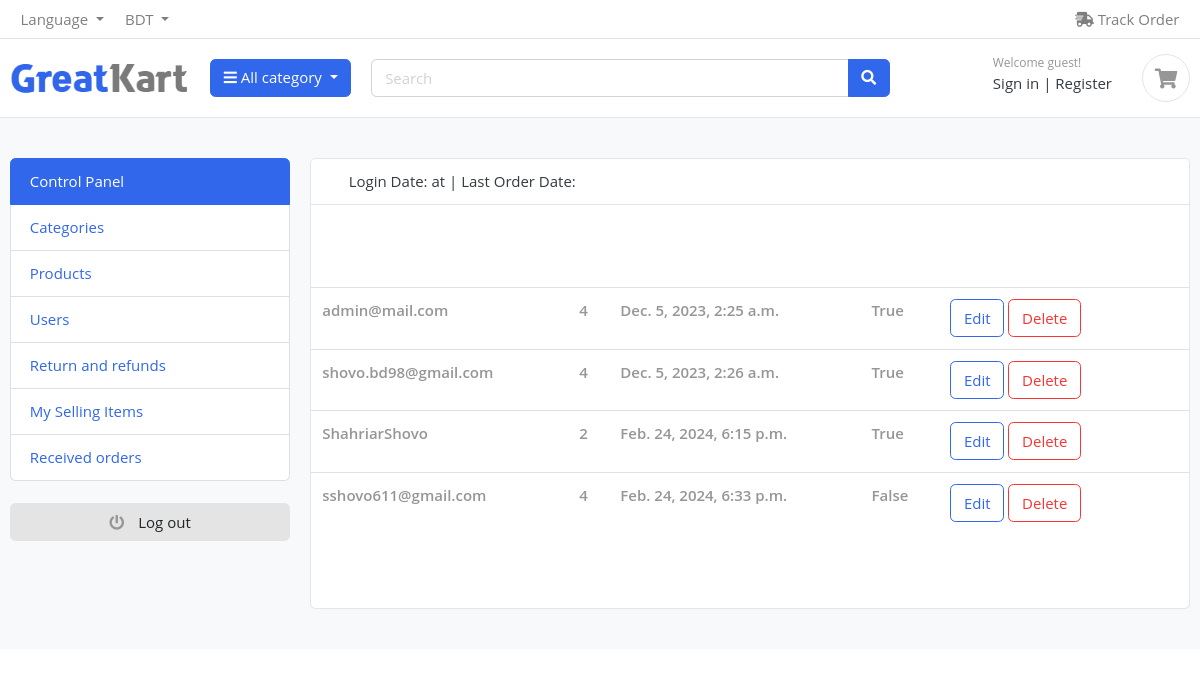
The app's page /admin_panel/user_list/, older data.
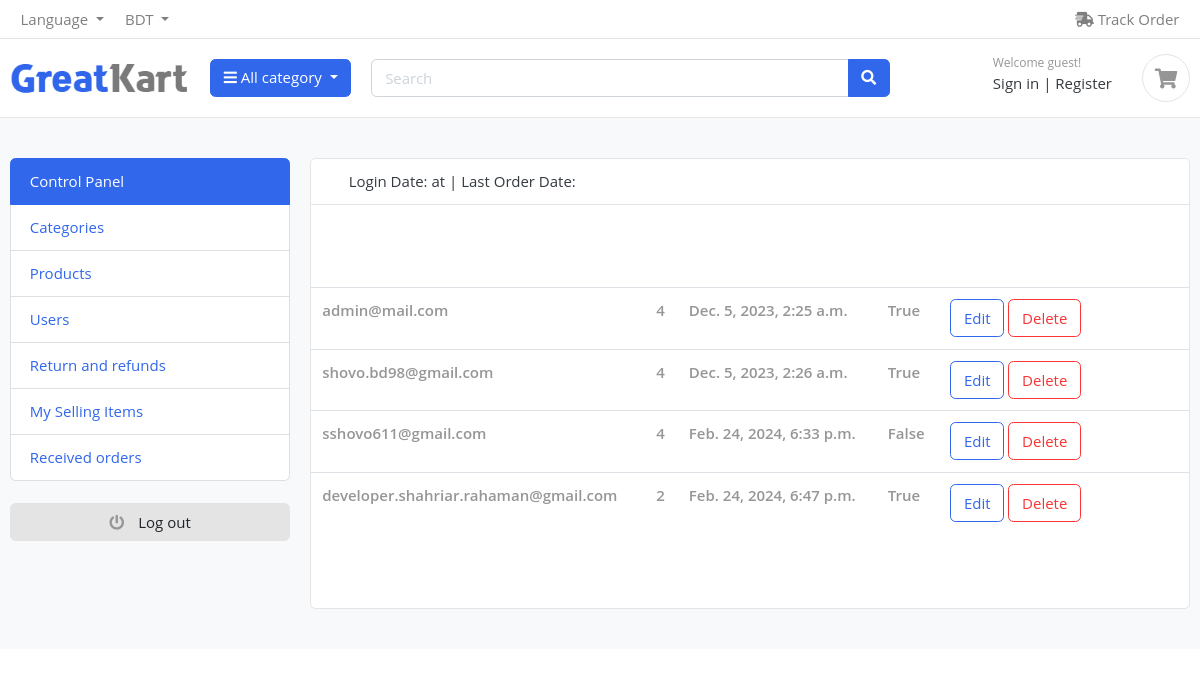
The same page, newer data.
### user_auth/models/user.py (models this page shows, shortened)
class User(AbstractBaseUser, PermissionsMixin):
    ADMIN = 1
    CUSTOMER = 2
    MALE = 1
    FEMALE = 2
    GOOGLE_SIGNUP=1
    GITHUB_SIGNUP=2
    FACEBOOK_SIGNUP=3
    SITE_SIGNUP =4
    ROLE_CHOOSED    =   ((ADMIN, 'admin'),(CUSTOMER, 'customer'),)
    GENDER_CHOOSED  =   ((MALE, 'male'),(FEMALE, 'female'))
    SIGNUP_PLATFORM =   ((GOOGLE_SIGNUP,'Login from Google'),(GITHUB_SIGNUP, 'Login from Github'),(FACEBOOK_SIGNUP,'Login from Facebook'),(SITE_SIGNUP,'Login'),)
    first_name      =   models.CharField(max_length=50, null=True, blank=True)
    last_name       =   models.CharField(max_length=50, null=True, blank=True)
    username        =   models.CharField(max_length=50, unique=True)
    email           =   models.EmailField(max_length=100, unique=True)
    role            =   models.PositiveSmallIntegerField(choices=ROLE_CHOOSED,
                                                                              blank=True, null=True)
    gender_choosed  =   models.PositiveSmallIntegerField(choices=GENDER_CHOOSED,
                                                                              blank=True, null=True)
    sign_up_platform=   models.PositiveSmallIntegerField(choices=SIGNUP_PLATFORM,
                                                                              blank=True, null=True)
    date_joined     =   models.DateTimeField(auto_now_add=True)
    last_login      =   models.DateTimeField(auto_now_add=True)
    created_date    =   models.DateTimeField(auto_now_add=True)
    modify_date     =   models.DateTimeField(auto_now=True)
    is_admin        =   models.BooleanField(default=False)
    is_staff        =   models.BooleanField(default=False)
    is_active       =   models.BooleanField(default=False)
    is_superuser    =   models.BooleanField(default=False)
    USERNAME_FIELD  =   'email'
    objects         =  UserManager()

### admin_panel/views/user/fatch_user.py (the view)
# urls.py: path('user_list/', fatch_user, name='fatch_user'),
def fatch_user(request):
    fatch_all_user = User.objects.all()
    context={
        'users' :fatch_all_user
    }
    return render(request, 'admin/dashboard/user/fatch_user.html', context=context)

### product_categories/views/brand_context_processor.py (called while the page is built)
def brands(request):
    brand_name = Product_Brand.objects.all()
    return {'brand_name': brand_name}

### product_categories/views/category_context_processors.py (called while the page is built)
def categories(request):
    category_name = Product_Categories.objects.all()
    return {'category_name' : category_name}

### system_setting/models/contact.py (called while the page is built)
    def __str__(self) -> str:
        return self.country_name

### system_setting/views/contact_and_details.py (called while the page is built)
def contact_and_details(request):
    get_contact = Contact.objects.first()
    get_product = Products.objects.all()[:4]
    print(get_contact)
    return {'get_contact': get_contact, 'get_product':get_product,}

### templates/admin/dashboard/user/fatch_user.html (shortened to what this page needs)
{% extends 'base/base.html' %}
{% load static %}
{% block headers %}
{% include 'include/main_include_file.html' %}
{% endblock headers %}
{% block body %}
<section class="section-conten padding-y bg">
    <div class="container">
        <div class="row">
        {% include "admin/dashboard/admin_options.html" %}
        <main class="col-md-9">
            <article class="card">
            <header class="card-header">
                <span>Login Date: {{ user.last_login|date:"F j, Y" }} at {{ user.last_login|time:"g:i A" }}</span> |
                <span>Last Order Date: {{order_completed.created}} </span>
            </header>
            <div class="card-body">
            </div>
            <table class="table table-hover">
                {% for user in users %}
                 <tr>
                     <td>
                        <var class="price text-muted">{{user.email}}</var>
                    </td>
                    <td>
                        <var class="price text-muted">{{user.sign_up_platform}}</var>
                    </td>
                    <td>
                        <var class="price text-muted">{{user.created_date}}</var>
                    </td>
                    <td>
                        <var class="price text-muted">{{user.is_active}}</var>
                    </td>
                     <td width="250"> <a href="" class="btn btn-outline-primary">Edit</a> <a href="" class="btn btn-outline-danger"> Delete </a> </td>
                 </tr>
                 {% endfor %}
             </table>
            <div class="table-responsive">
            </div>
            </article>
        </main>
    </div>
    </div>
    </section>
{% endblock body %}

Row changes from the older to the newer data that the page shows:
removed User: email "ShahriarShovo", sign_up_platform "2", created_date "Feb. 24, 2024, 6:15 p.m.", is_active "True"
added User: email "developer.shahriar.rahaman@gmail.com", sign_up_platform "2", created_date "Feb. 24, 2024, 6:47 p.m.", is_active "True"
